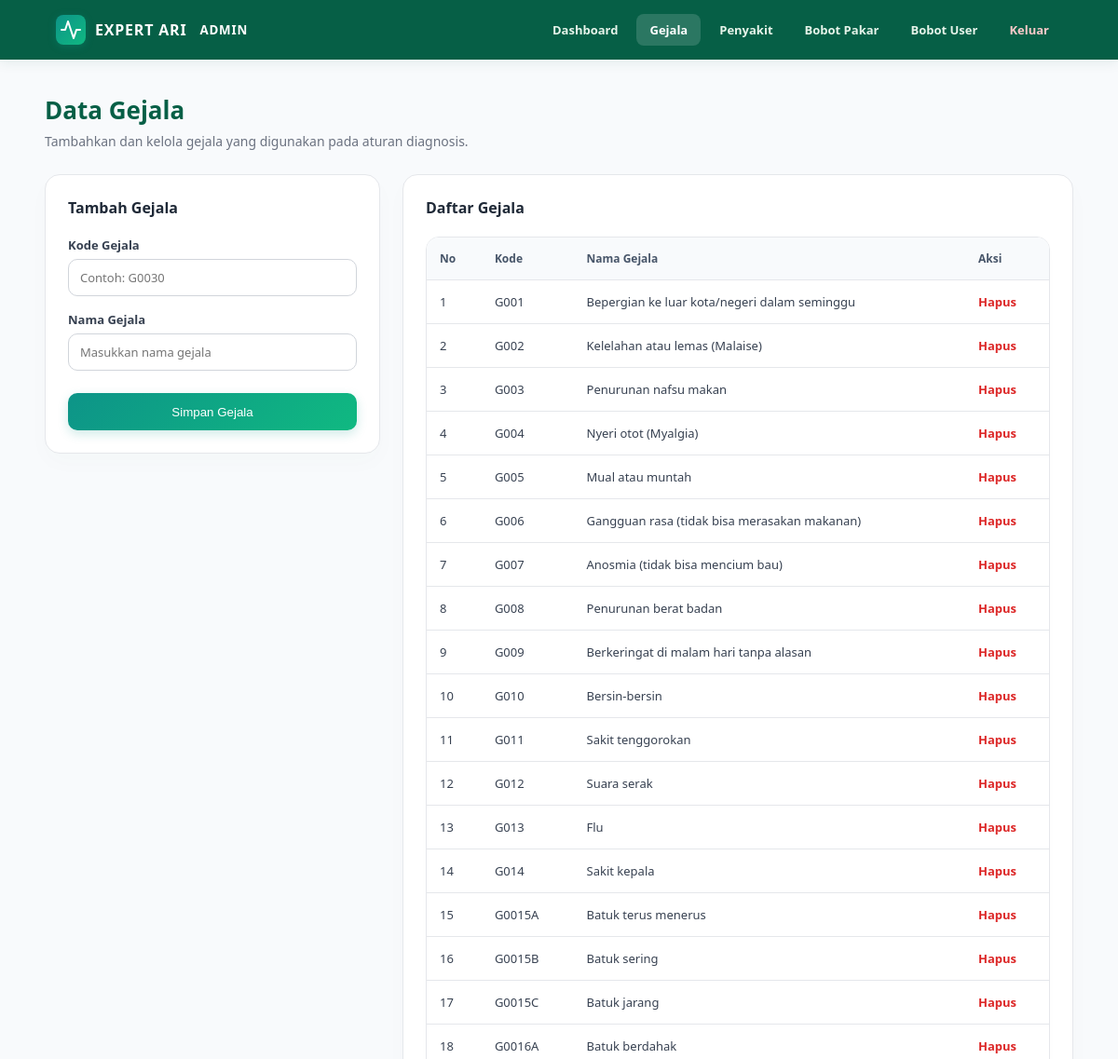
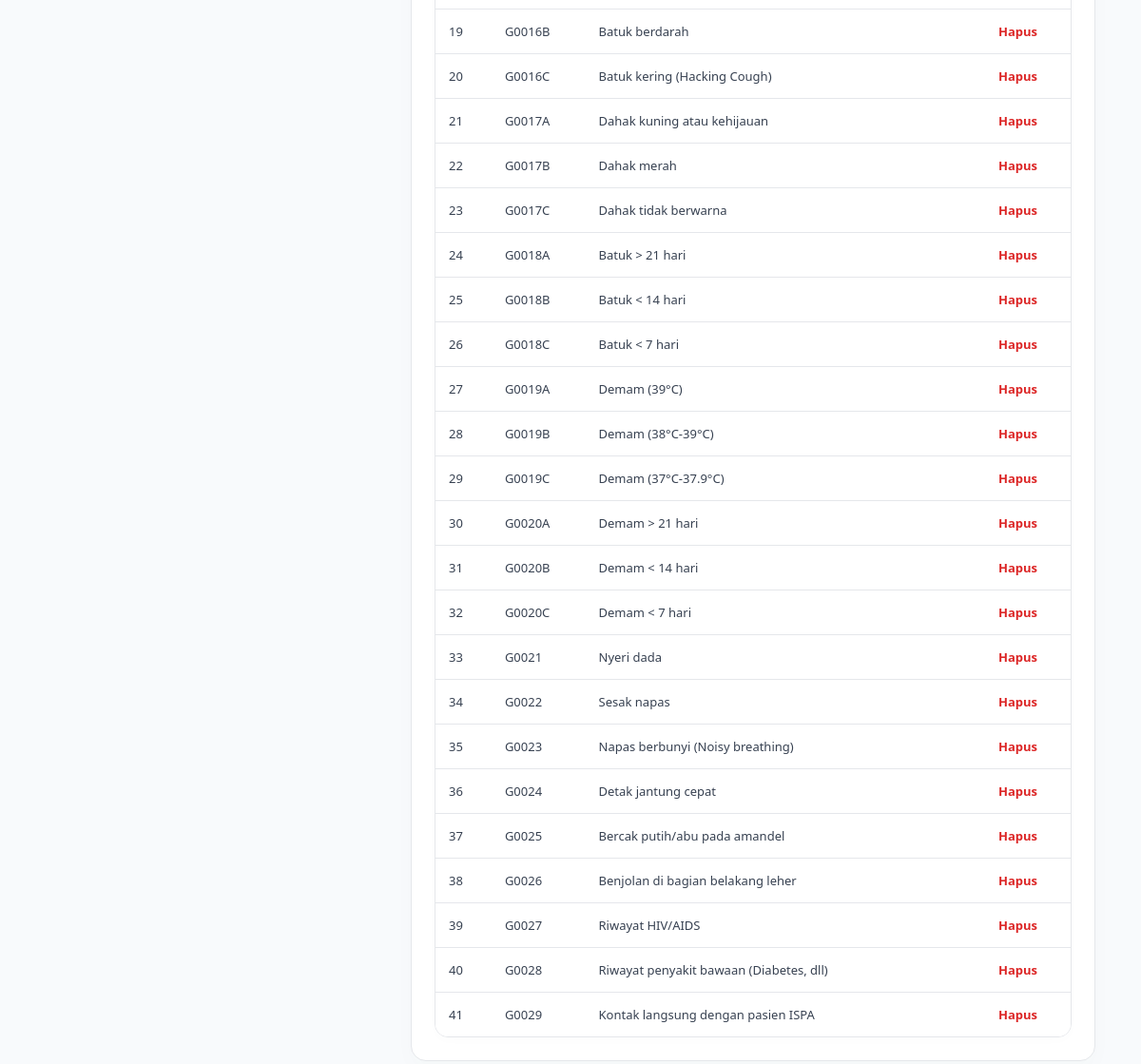
/admin/gejala.php (signed in), run on the app's committed database (2 pictures, top to bottom).
### tables this page shows
CREATE TABLE `gejala` (
  `id_gejala` int(11) NOT NULL,
  `kode_gejala` varchar(10) DEFAULT NULL,
  `nama_gejala` varchar(255) DEFAULT NULL
);

### admin/gejala.php (the view, shortened to what this page needs)
<?php
session_start(); require_once '../koneksi.php'; if (!isset($_SESSION['admin'])) { header('Location: login.php'); exit(); }
require_once 'layout.php'; admin_header('Data Gejala'); $query=mysqli_query($koneksi,'SELECT * FROM gejala ORDER BY id_gejala ASC');
?>
<main class="container">
    <div class="page-heading"><div>
        <h1>Data Gejala</h1>
        <p class="subtitle">Tambahkan dan kelola gejala yang digunakan pada aturan diagnosis.</p>
    </div>
</div>
<div class="grid">
    <section class="card">
        <h2>Tambah Gejala</h2>
        <form method="post">
            <label for="kode_gejala">Kode Gejala</label>
            <input id="kode_gejala" name="kode_gejala" placeholder="Contoh: G0030" required>
            <label for="nama_gejala">Nama Gejala</label>
            <input id="nama_gejala" name="nama_gejala" placeholder="Masukkan nama gejala" required>
            <button class="btn full" name="simpan">Simpan Gejala</button>
        </form>
    </section>
    <section class="card">
        <h2>Daftar Gejala</h2>
        <div class="table-wrap">
            <table>
                <thead>
                    <tr><th>No</th><th>Kode</th><th>Nama Gejala</th><th>Aksi</th></tr></thead><tbody><?php $no=1; while($data=mysqli_fetch_assoc($query)): ?><tr><td><?= $no++ ?></td><td><?= htmlspecialchars($data['kode_gejala']) ?></td><td><?= htmlspecialchars($data['nama_gejala']) ?></td><td><a class="action-delete" href="gejala.php?hapus=<?= $data['id_gejala'] ?>" onclick="return confirm('Hapus gejala ini?')">Hapus</a></td></tr><?php endwhile; ?></tbody></table>
            </div>
        </section>
    </div>
 </main>
<?php admin_footer(); ?>

### admin/layout.php (shortened to what this page needs)
<?php
function admin_header(string $title): void {
    $current = basename($_SERVER['PHP_SELF']);
    $links = ['admin.php' => 'Dashboard', 'gejala.php' => 'Gejala', 'penyakit.php' => 'Penyakit', 'bobot_pakar.php' => 'Bobot Pakar', 'bobot_user.php' => 'Bobot User'];
    ?>
    <!DOCTYPE html>
    <html lang="id">
        <head>
            <link rel="stylesheet" href="style.css"></head>
            <body>
    <header class="topbar">
            <a class="brand" href="admin.php" >
                <span class="brand-mark" >
                    <svg xmlns="http://w3.org" width="24" height="24" viewBox="0 0 24 24" fill="none" stroke="currentColor" stroke-width="2" stroke-linecap="round" stroke-linejoin="round" class="lucide lucide-activity"><path d="M22 12h-4l-3 9L9 3l-3 9H2"/></svg>
                </span>
                EXPERT ARI <small style="margin-left: 4px;">ADMIN</small>
            </a>
            <nav class="nav"><?php foreach ($links as $file => $label): ?>
                <a class="<?= $current === $file ? 'active' : '' ?>" href="<?= $file ?>"><?= $label ?></a>
                <?php endforeach; ?>
                <a class="logout" href="logout.php">Keluar</a>
            </nav>
    </header>
    <?php
}
function admin_footer(): void { echo '</body></html>'; }

### admin/style.css (style rules this page uses)
:root { --emerald-dark: #065f46; --teal-primary: #0d9488; --mint-light: #f0fdf4; --soft-bg: #f8fafc; --text-main: #1f2937; --text-muted: #6b7280; --danger: #dc2626; }
* { box-sizing: border-box; }
body { margin: 0; background: var(--soft-bg); color: var(--text-main); font-family: "Segoe UI", Tahoma, Geneva, Verdana, sans-serif; }
.topbar { min-height: 64px; display: flex; align-items: center; justify-content: space-between; gap: 20px; padding: 0 5vw; background: var(--emerald-dark); color: #fff; box-shadow: 0 4px 12px rgba(6, 95, 70, 0.08); }
.brand { display: flex; align-items: center; gap: 10px; color: #fff; text-decoration: none; font-weight: 800; letter-spacing: .8px; }
.brand-mark { width: 32px; height: 32px; display: grid; place-items: center; border-radius: 8px; background: linear-gradient(135deg, var(--teal-primary), #10b981); box-shadow: 0 2px 8px rgba(13, 148, 136, 0.3); }
.brand-mark i, .brand-mark svg { font-size: 18px; color: #ffff; display: block; line-height: 1; }
.nav { display: flex; flex-wrap: wrap; gap: 6px; }
.nav a { padding: 8px 14px; border-radius: 8px; color: #e6f4ea; text-decoration: none; font-size: 13px; font-weight: 600; transition: all 0.2s ease; }
.nav a:hover, .nav a.active { color: #fff; background: rgba(255, 255, 255, 0.15); }
.nav a.logout { color: #fecaca; }
.container { width: min(1120px, 92%); margin: 36px auto; }
.page-heading { display: flex; justify-content: space-between; align-items: flex-end; gap: 20px; margin-bottom: 26px; }
h1 { margin: 0; font-size: 26px; color: var(--emerald-dark); font-weight: 800; }
.subtitle { margin: 6px 0 0; color: var(--text-muted); font-size: 14px; }
.grid { display: grid; grid-template-columns: minmax(280px, 360px) 1fr; gap: 24px; align-items: start; }
.card { padding: 24px; border: 1px solid #e5e7eb; border-radius: 16px; background: #fff; box-shadow: 0 10px 25px rgba(6, 95, 70, 0.02); }
.card h2 { margin: 0 0 20px; font-size: 16px; color: var(--text-main); font-weight: 700; }
label { display: block; margin: 16px 0 6px; color: #374151; font-size: 13px; font-weight: 700; }
input, select { width: 100%; padding: 10px 12px; border: 1px solid #d1d5db; border-radius: 10px; background: #fff; font: inherit; font-size: 13px; transition: all 0.2s ease; }
.btn { display: inline-flex; justify-content: center; align-items: center; min-height: 40px; padding: 9px 18px; border: 0; border-radius: 10px; background: linear-gradient(135deg, var(--teal-primary), #10b981); color: #fff; text-decoration: none; font: 600 13px inherit; cursor: pointer; box-shadow: 0 4px 12px rgba(13, 148, 136, 0.2); transition: all 0.2s ease; }
.btn.full { width: 100%; margin-top: 24px; }
.table-wrap { overflow: auto; border: 1px solid #e5e7eb; border-radius: 14px; box-shadow: 0 4px 12px rgba(0, 0, 0, 0.01); }
table { width: 100%; border-collapse: collapse; min-width: 520px; font-size: 13px; background: #fff; }
th { padding: 14px; background: #f8fafc; color: #475569; text-align: left; font-size: 12px; font-weight: 700; border-bottom: 1px solid #e5e7eb; }
td { padding: 14px; border-top: 1px solid #e5e7eb; vertical-align: middle; color: #374151; }
.action-delete { color: var(--danger); font-weight: 700; text-decoration: none; }

### data on the page
gejala: kode_gejala "G001", nama_gejala "Bepergian ke luar kota/negeri dalam seminggu"
gejala: kode_gejala "G002", nama_gejala "Kelelahan atau lemas (Malaise)"
gejala: kode_gejala "G003", nama_gejala "Penurunan nafsu makan"
gejala: kode_gejala "G004", nama_gejala "Nyeri otot (Myalgia)"
gejala: kode_gejala "G005", nama_gejala "Mual atau muntah"
gejala: kode_gejala "G006", nama_gejala "Gangguan rasa (tidak bisa merasakan makanan)"
gejala: kode_gejala "G007", nama_gejala "Anosmia (tidak bisa mencium bau)"
gejala: kode_gejala "G008", nama_gejala "Penurunan berat badan"
gejala: kode_gejala "G009", nama_gejala "Berkeringat di malam hari tanpa alasan"
gejala: kode_gejala "G010", nama_gejala "Bersin-bersin"
gejala: kode_gejala "G011", nama_gejala "Sakit tenggorokan"
gejala: kode_gejala "G012", nama_gejala "Suara serak"
gejala: kode_gejala "G013", nama_gejala "Flu"
gejala: kode_gejala "G014", nama_gejala "Sakit kepala"
gejala: kode_gejala "G0015A", nama_gejala "Batuk terus menerus"
gejala: kode_gejala "G0015B", nama_gejala "Batuk sering"
gejala: kode_gejala "G0015C", nama_gejala "Batuk jarang"
gejala: kode_gejala "G0016A", nama_gejala "Batuk berdahak"
gejala: kode_gejala "G0016B", nama_gejala "Batuk berdarah"
gejala: kode_gejala "G0016C", nama_gejala "Batuk kering (Hacking Cough)"
gejala: kode_gejala "G0017A", nama_gejala "Dahak kuning atau kehijauan"
gejala: kode_gejala "G0017B", nama_gejala "Dahak merah"
gejala: kode_gejala "G0017C", nama_gejala "Dahak tidak berwarna"
gejala: kode_gejala "G0018A", nama_gejala "Batuk > 21 hari"
gejala: kode_gejala "G0018B", nama_gejala "Batuk < 14 hari"
gejala: kode_gejala "G0018C", nama_gejala "Batuk < 7 hari"
gejala: kode_gejala "G0019A", nama_gejala "Demam (39°C)"
gejala: kode_gejala "G0019B", nama_gejala "Demam (38°C-39°C)"
gejala: kode_gejala "G0019C", nama_gejala "Demam (37°C-37.9°C)"
gejala: kode_gejala "G0020A", nama_gejala "Demam > 21 hari"
gejala: kode_gejala "G0020B", nama_gejala "Demam < 14 hari"
gejala: kode_gejala "G0020C", nama_gejala "Demam < 7 hari"
gejala: kode_gejala "G0021", nama_gejala "Nyeri dada"
gejala: kode_gejala "G0022", nama_gejala "Sesak napas"
gejala: kode_gejala "G0023", nama_gejala "Napas berbunyi (Noisy breathing)"
gejala: kode_gejala "G0024", nama_gejala "Detak jantung cepat"
gejala: kode_gejala "G0025", nama_gejala "Bercak putih/abu pada amandel"
gejala: kode_gejala "G0026", nama_gejala "Benjolan di bagian belakang leher"
gejala: kode_gejala "G0027", nama_gejala "Riwayat HIV/AIDS"
gejala: kode_gejala "G0028", nama_gejala "Riwayat penyakit bawaan (Diabetes, dll)"
gejala: kode_gejala "G0029", nama_gejala "Kontak langsung dengan pasien ISPA"

### other printed values
$label "Dashboard"
$label "Gejala"
$label "Penyakit"
$label "Bobot Pakar"
$label "Bobot User"
